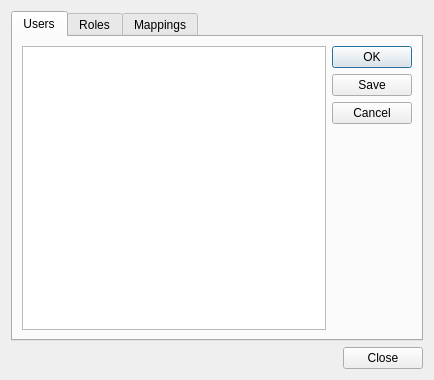
<?xml version="1.0" encoding="UTF-8"?>
<ui version="4.0">
 <class>frmSysManageAccounts</class>
 <widget class="QDialog" name="frmSysManageAccounts">
  <property name="geometry">
   <rect>
    <x>0</x>
    <y>0</y>
    <width>434</width>
    <height>380</height>
   </rect>
  </property>
  <property name="windowTitle">
   <string>Manage System Users and Roles</string>
  </property>
  <property name="windowIcon">
   <iconset resource="../resources.qrc">
    <normaloff>:/plugins/stdm/images/icons/flts_users_manage.png</normaloff>:/plugins/stdm/images/icons/flts_users_manage.png</iconset>
  </property>
  <layout class="QGridLayout" name="gridLayout">
   <item row="2" column="0">
    <widget class="QDialogButtonBox" name="buttonBox">
     <property name="orientation">
      <enum>Qt::Horizontal</enum>
     </property>
     <property name="standardButtons">
      <set>QDialogButtonBox::Close</set>
     </property>
    </widget>
   </item>
   <item row="1" column="0">
    <widget class="QTabWidget" name="tbUserRole">
     <property name="currentIndex">
      <number>0</number>
     </property>
     <widget class="QWidget" name="tab">
      <attribute name="icon">
       <iconset resource="../resources.qrc">
        <normaloff>:/plugins/stdm/images/icons/user.png</normaloff>:/plugins/stdm/images/icons/user.png</iconset>
      </attribute>
      <attribute name="title">
       <string>Users</string>
      </attribute>
      <layout class="QGridLayout" name="gridLayout_2">
       <item row="0" column="0">
        <widget class="QListView" name="lstUsers">
         <property name="editTriggers">
          <set>QAbstractItemView::NoEditTriggers</set>
         </property>
         <property name="alternatingRowColors">
          <bool>true</bool>
         </property>
         <property name="selectionMode">
          <enum>QAbstractItemView::SingleSelection</enum>
         </property>
         <property name="selectionBehavior">
          <enum>QAbstractItemView::SelectRows</enum>
         </property>
        </widget>
       </item>
       <item row="0" column="1">
        <widget class="QDialogButtonBox" name="btnManageUsers">
         <property name="orientation">
          <enum>Qt::Vertical</enum>
         </property>
         <property name="standardButtons">
          <set>QDialogButtonBox::Cancel|QDialogButtonBox::Ok|QDialogButtonBox::Save</set>
         </property>
        </widget>
       </item>
      </layout>
     </widget>
     <widget class="QWidget" name="tab_2">
      <attribute name="icon">
       <iconset resource="../resources.qrc">
        <normaloff>:/plugins/stdm/images/icons/roles.png</normaloff>:/plugins/stdm/images/icons/roles.png</iconset>
      </attribute>
      <attribute name="title">
       <string>Roles</string>
      </attribute>
      <layout class="QGridLayout" name="gridLayout_3">
       <item row="0" column="0">
        <widget class="QListView" name="lstRoles">
         <property name="editTriggers">
          <set>QAbstractItemView::NoEditTriggers</set>
         </property>
         <property name="alternatingRowColors">
          <bool>true</bool>
         </property>
         <property name="selectionMode">
          <enum>QAbstractItemView::SingleSelection</enum>
         </property>
         <property name="selectionBehavior">
          <enum>QAbstractItemView::SelectRows</enum>
         </property>
        </widget>
       </item>
       <item row="0" column="1">
        <widget class="QDialogButtonBox" name="btnManageRoles">
         <property name="orientation">
          <enum>Qt::Vertical</enum>
         </property>
         <property name="standardButtons">
          <set>QDialogButtonBox::Apply|QDialogButtonBox::Cancel|QDialogButtonBox::Ok</set>
         </property>
        </widget>
       </item>
       <item row="1" column="0">
        <widget class="QGroupBox" name="groupBox">
         <property name="minimumSize">
          <size>
           <width>0</width>
           <height>30</height>
          </size>
         </property>
         <property name="title">
          <string>Description:</string>
         </property>
         <layout class="QGridLayout" name="gridLayout_4">
          <item row="0" column="0">
           <widget class="QLabel" name="lblRoleDescription">
            <property name="font">
             <font>
              <weight>75</weight>
              <bold>true</bold>
             </font>
            </property>
            <property name="text">
             <string/>
            </property>
           </widget>
          </item>
         </layout>
        </widget>
       </item>
      </layout>
     </widget>
     <widget class="QWidget" name="tab_3">
      <attribute name="icon">
       <iconset resource="../resources.qrc">
        <normaloff>:/plugins/stdm/images/icons/user_mapping.png</normaloff>:/plugins/stdm/images/icons/user_mapping.png</iconset>
      </attribute>
      <attribute name="title">
       <string>Mappings</string>
      </attribute>
      <layout class="QGridLayout" name="gridLayout_5">
       <item row="0" column="0" colspan="2">
        <widget class="QLabel" name="label">
         <property name="text">
          <string>&lt;html&gt;&lt;head/&gt;&lt;body&gt;&lt;p&gt;Click on a role in the table on the left-hand side below then check/uncheck the users in the table on the right-hand side to add/remove them in this role.&lt;/p&gt;&lt;/body&gt;&lt;/html&gt;</string>
         </property>
         <property name="wordWrap">
          <bool>true</bool>
         </property>
        </widget>
       </item>
       <item row="1" column="0">
        <widget class="QListView" name="lstMappingRoles">
         <property name="editTriggers">
          <set>QAbstractItemView::NoEditTriggers</set>
         </property>
         <property name="alternatingRowColors">
          <bool>true</bool>
         </property>
         <property name="selectionBehavior">
          <enum>QAbstractItemView::SelectRows</enum>
         </property>
        </widget>
       </item>
       <item row="1" column="1">
        <widget class="QListView" name="lstMappingUsers">
         <property name="editTriggers">
          <set>QAbstractItemView::NoEditTriggers</set>
         </property>
         <property name="alternatingRowColors">
          <bool>true</bool>
         </property>
         <property name="selectionBehavior">
          <enum>QAbstractItemView::SelectRows</enum>
         </property>
        </widget>
       </item>
      </layout>
     </widget>
    </widget>
   </item>
  </layout>
 </widget>
 <resources>
  <include location="../resources.qrc"/>
 </resources>
 <connections>
  <connection>
   <sender>buttonBox</sender>
   <signal>rejected()</signal>
   <receiver>frmSysManageAccounts</receiver>
   <slot>close()</slot>
   <hints>
    <hint type="sourcelabel">
     <x>224</x>
     <y>359</y>
    </hint>
    <hint type="destinationlabel">
     <x>224</x>
     <y>189</y>
    </hint>
   </hints>
  </connection>
 </connections>
</ui>
